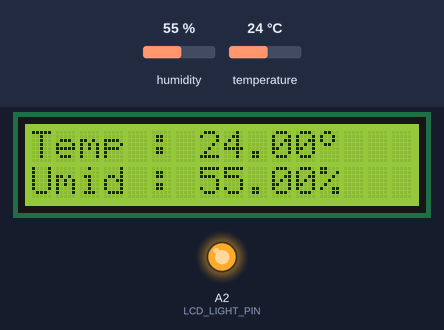
The sketch below on a simulated Arduino Uno, built with avr-gcc and run on an emulated ATmega328P. On the bench: 16×2 character LCD, output pins drawn as LEDs (lit = HIGH). Inputs (shaded band) come from the test bench; at power-on: humidity 55 %, temperature 24 °C.

Above: at 1.2 s.
1.3 s: humidity set to 22 %
At 3.0 s:
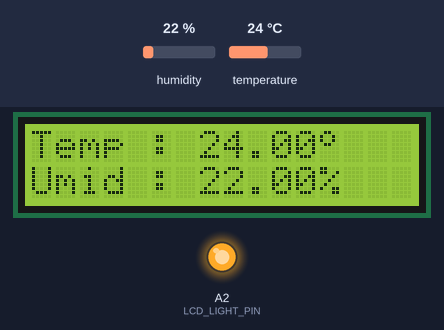
4.0 s: temperature set to 12 °C
At 5.0 s:
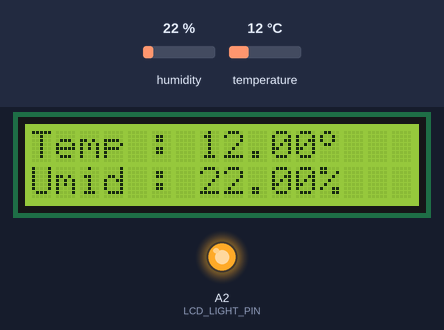
6.7 s: humidity set to 40 %
At 8.8 s:
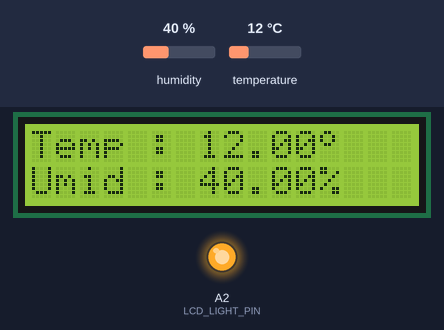
9.6 s: temperature set to 19 °C
At 10.7 s:
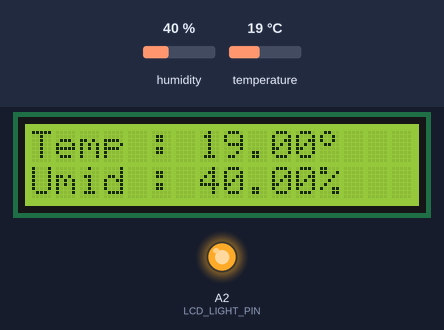
Timing chart, 0 to 12.6 s (numbered marks = the images above; inputs shaded):
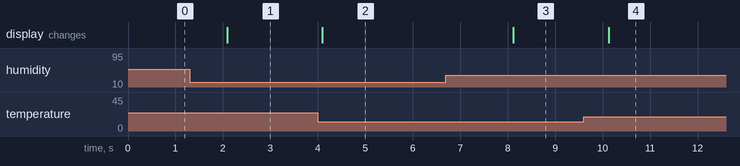

The sketch:

Temp_Umid-LCD.ino
```cpp
//Programa : Temperatura e umidade com o DHT11 e LCD 16x2
//Autor : FILIPEFLOP

#include <LiquidCrystal.h> //Carrega a biblioteca LCD
#include <dht.h> //Carrega a biblioteca DHT
 #define LCD_LIGHT_PIN A2
//Define a ligação ao pino de dados do sensor
#define DHT22_PIN A3

dht DHT;

//Define os pinos que serão ligados ao LCD
LiquidCrystal lcd(12, 11, 5, 4, 3, 2);

struct
{
  uint32_t total;
  uint32_t ok;
  uint32_t crc_error;
  uint32_t time_out;
  uint32_t connect;
  uint32_t ack_l;
  uint32_t ack_h;
  uint32_t unknown;
} stat = { 0, 0, 0, 0, 0, 0, 0, 0};

//Array simbolo grau
byte grau[8] ={ B00001100,
                B00010010,
                B00010010,
                B00001100,
                B00000000,
                B00000000,
                B00000000,
                B00000000,};

void setup()
{
Serial.begin(115200); //Inicializa a serial
lcd.begin(16,2); //Inicializa LCD
lcd.clear(); //Limpa o LCD
//Cria o caractere customizado com o simbolo do grau
lcd.createChar(0, grau);
pinMode(LCD_LIGHT_PIN, OUTPUT);
 digitalWrite(LCD_LIGHT_PIN, HIGH);
 lcd.display();
}

void loop()
{
  uint32_t start = micros();
  int chk = DHT.read22(DHT22_PIN);
  uint32_t stop = micros();
float h = DHT.humidity; //Le o valor da umidade
float t = DHT.temperature; //Le o valor da temperatura
lcd.setCursor(0,0);
lcd.print("Temp : ");
lcd.print(" ");
lcd.setCursor(7,0);
lcd.print(t);
lcd.setCursor(12,0);

//Mostra o simbolo do grau formado pelo array
lcd.write((byte)0);

//Mostra o simbolo do grau quadrado
//lcd.print((char)223);

lcd.setCursor(0,1);
lcd.print("Umid : ");
lcd.print(" ");
lcd.setCursor(7,1);
lcd.print(h);
lcd.setCursor(12,1);
lcd.print("%");
//Intervalo recomendado para leitura do sensor
delay(2000);
}
```

Measured:
- after the input at 1.3 s, the display: changes after 0.79 s (image 1)
- after the input at 4.0 s, the display: changes after 0.10 s (image 2)
- after the input at 6.7 s, the display: changes after 1.4 s (image 3)
- after the input at 9.6 s, the display: changes after 0.53 s (image 4)
